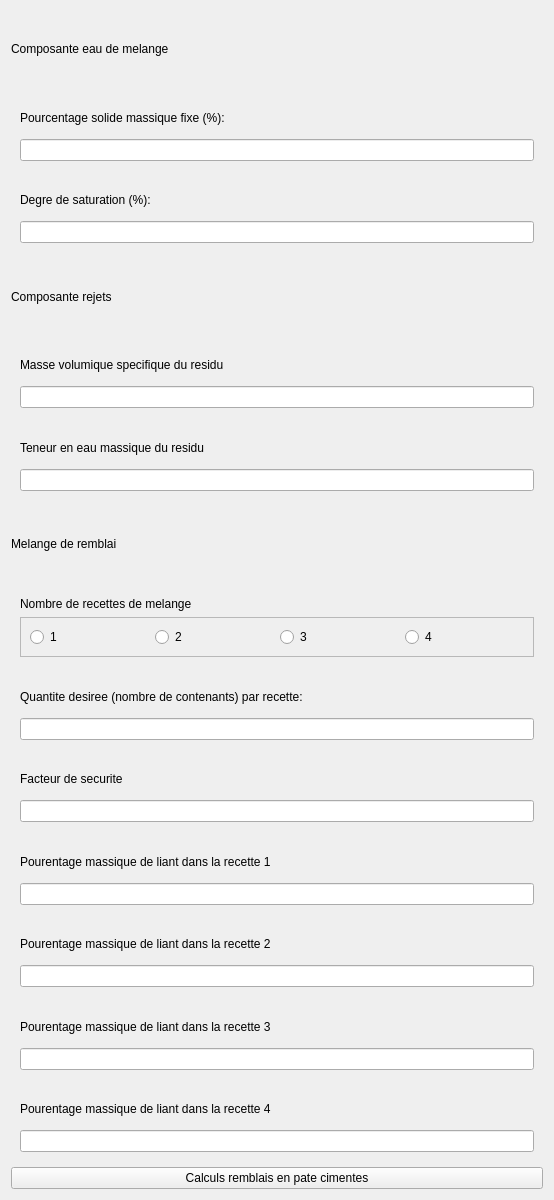
                    <widget class="QWidget" name="scrollAreaWidgetContents_7">
                     <property name="geometry">
                      <rect>
                       <x>0</x>
                       <y>-556</y>
                       <width>554</width>
                       <height>1200</height>
                      </rect>
                     </property>
                     <property name="minimumSize">
                      <size>
                       <width>0</width>
                       <height>1200</height>
                      </size>
                     </property>
                     <layout class="QVBoxLayout" name="verticalLayout_90">
                      <item>
                       <widget class="QLabel" name="label_91">
                        <property name="text">
                         <string>Composante eau de melange</string>
                        </property>
                       </widget>
                      </item>
                      <item>
                       <widget class="QWidget" name="widget_68" native="true">
                        <layout class="QVBoxLayout" name="verticalLayout_96">
                         <item>
                          <widget class="QLabel" name="label_94">
                           <property name="text">
                            <string>Pourcentage solide massique fixe (%):</string>
                           </property>
                          </widget>
                         </item>
                         <item>
                          <widget class="QLineEdit" name="lineEdit_55"/>
                         </item>
                        </layout>
                       </widget>
                      </item>
                      <item>
                       <widget class="QWidget" name="widget_69" native="true">
                        <layout class="QVBoxLayout" name="verticalLayout_97">
                         <item>
                          <widget class="QLabel" name="label_95">
                           <property name="text">
                            <string>Degre de saturation (%):</string>
                           </property>
                          </widget>
                         </item>
                         <item>
                          <widget class="QLineEdit" name="lineEdit_56"/>
                         </item>
                        </layout>
                       </widget>
                      </item>
                      <item>
                       <widget class="QLabel" name="label_92">
                        <property name="text">
                         <string>Composante rejets</string>
                        </property>
                       </widget>
                      </item>
                      <item>
                       <widget class="QWidget" name="widget_70" native="true">
                        <layout class="QVBoxLayout" name="verticalLayout_95">
                         <item>
                          <widget class="QLabel" name="label_96">
                           <property name="text">
                            <string>Masse volumique specifique du residu</string>
                           </property>
                          </widget>
                         </item>
                         <item>
                          <widget class="QLineEdit" name="lineEdit_57"/>
                         </item>
                        </layout>
                       </widget>
                      </item>
                      <item>
                       <widget class="QWidget" name="widget_71" native="true">
                        <layout class="QVBoxLayout" name="verticalLayout_94">
                         <item>
                          <widget class="QLabel" name="label_97">
                           <property name="text">
                            <string>Teneur en eau massique du residu</string>
                           </property>
                          </widget>
                         </item>
                         <item>
                          <widget class="QLineEdit" name="lineEdit_58"/>
                         </item>
                        </layout>
                       </widget>
                      </item>
                      <item>
                       <widget class="QLabel" name="label_93">
                        <property name="text">
                         <string>Melange de remblai</string>
                        </property>
                       </widget>
                      </item>
                      <item>
                       <widget class="QWidget" name="widget_72" native="true">
                        <layout class="QVBoxLayout" name="verticalLayout_93">
                         <item>
                          <widget class="QLabel" name="label_98">
                           <property name="text">
                            <string>Nombre de recettes de melange</string>
                           </property>
                          </widget>
                         </item>
                         <item>
                          <widget class="QFrame" name="frame_11">
                           <property name="minimumSize">
                            <size>
                             <width>0</width>
                             <height>30</height>
                            </size>
                           </property>
                           <property name="frameShape">
                            <enum>QFrame::StyledPanel</enum>
                           </property>
                           <property name="frameShadow">
                            <enum>QFrame::Raised</enum>
                           </property>
                           <layout class="QHBoxLayout" name="horizontalLayout_15">
                            <item>
                             <widget class="QRadioButton" name="radioButton_44">
                              <property name="text">
                               <string>1</string>
                              </property>
                             </widget>
                            </item>
                            <item>
                             <widget class="QRadioButton" name="radioButton_45">
                              <property name="text">
                               <string>2</string>
                              </property>
                             </widget>
                            </item>
                            <item>
                             <widget class="QRadioButton" name="radioButton_46">
                              <property name="text">
                               <string>3</string>
                              </property>
                             </widget>
                            </item>
                            <item>
                             <widget class="QRadioButton" name="radioButton_47">
                              <property name="text">
                               <string>4</string>
                              </property>
                             </widget>
                            </item>
                           </layout>
                          </widget>
                         </item>
                        </layout>
                       </widget>
                      </item>
                      <item>
                       <widget class="QWidget" name="widget_73" native="true">
                        <layout class="QVBoxLayout" name="verticalLayout_92">
                         <item>
                          <widget class="QLabel" name="label_99">
                           <property name="text">
                            <string>Quantite desiree (nombre de contenants) par recette:</string>
                           </property>
                          </widget>
                         </item>
                         <item>
                          <widget class="QLineEdit" name="lineEdit_60"/>
                         </item>
                        </layout>
                       </widget>
                      </item>
                      <item>
                       <widget class="QWidget" name="widget_74" native="true">
                        <layout class="QVBoxLayout" name="verticalLayout_91">
                         <item>
                          <widget class="QLabel" name="label_100">
                           <property name="text">
                            <string>Facteur de securite</string>
                           </property>
                          </widget>
                         </item>
                         <item>
                          <widget class="QLineEdit" name="lineEdit_61"/>
                         </item>
                        </layout>
                       </widget>
                      </item>
                      <item>
                       <widget class="QWidget" name="widget_75" native="true">
                        <layout class="QVBoxLayout" name="verticalLayout_98">
                         <item>
                          <widget class="QLabel" name="label_101">
                           <property name="text">
                            <string>Pourentage massique de liant dans la recette 1</string>
                           </property>
                          </widget>
                         </item>
                         <item>
                          <widget class="QLineEdit" name="lineEdit_59"/>
                         </item>
                        </layout>
                       </widget>
                      </item>
                      <item>
                       <widget class="QWidget" name="widget_76" native="true">
                        <layout class="QVBoxLayout" name="verticalLayout_99">
                         <item>
                          <widget class="QLabel" name="label_102">
                           <property name="text">
                            <string>Pourentage massique de liant dans la recette 2</string>
                           </property>
                          </widget>
                         </item>
                         <item>
                          <widget class="QLineEdit" name="lineEdit_62"/>
                         </item>
                        </layout>
                       </widget>
                      </item>
                      <item>
                       <widget class="QWidget" name="widget_77" native="true">
                        <layout class="QVBoxLayout" name="verticalLayout_100">
                         <item>
                          <widget class="QLabel" name="label_103">
                           <property name="text">
                            <string>Pourentage massique de liant dans la recette 3</string>
                           </property>
                          </widget>
                         </item>
                         <item>
                          <widget class="QLineEdit" name="lineEdit_63"/>
                         </item>
                        </layout>
                       </widget>
                      </item>
                      <item>
                       <widget class="QWidget" name="widget_78" native="true">
                        <layout class="QVBoxLayout" name="verticalLayout_101">
                         <item>
                          <widget class="QLabel" name="label_104">
                           <property name="text">
                            <string>Pourentage massique de liant dans la recette 4</string>
                           </property>
                          </widget>
                         </item>
                         <item>
                          <widget class="QLineEdit" name="lineEdit_64"/>
                         </item>
                        </layout>
                       </widget>
                      </item>
                      <item>
                       <widget class="QPushButton" name="pushButton_27">
                        <property name="text">
                         <string>Calculs remblais en pate cimentes</string>
                        </property>
                       </widget>
                      </item>
                     </layout>
                    </widget>
